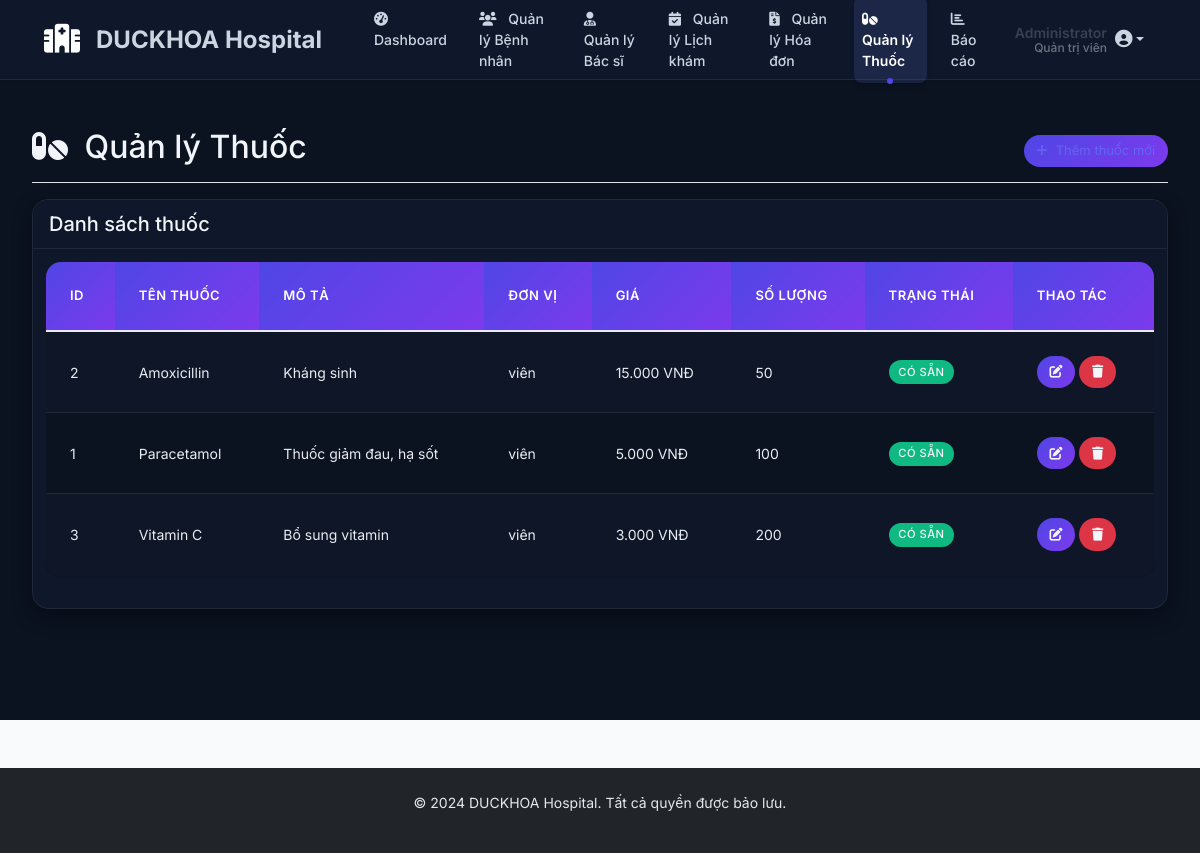
Screenshot of /admin/manage_medicines.php (signed in) with the database file from the repository.
### tables this page shows
CREATE TABLE medicines (
    id INT AUTO_INCREMENT PRIMARY KEY,
    name VARCHAR(100) NOT NULL,
    description TEXT,
    price DECIMAL(10,2) NOT NULL,
    stock_quantity INT DEFAULT 0,
    unit VARCHAR(20),
    status ENUM('available', 'out_of_stock') DEFAULT 'available',
    created_at TIMESTAMP DEFAULT CURRENT_TIMESTAMP
);

### includes/functions.php (called while the page is built, shortened)
<?php
function formatCurrency($amount) {
    return number_format($amount, 0, ',', '.') . ' VNĐ';
}
?>

### admin/manage_medicines.php (the view, shortened to what this page needs)
<?php
require_once '../config/db.php';
require_once '../includes/functions.php';
include '../includes/header.php';
include '../includes/top_navbar.php';
?>
<div class="container-fluid">
    <div class="row">
        <div class="col-12 main-content">
            <div class="d-flex justify-content-between flex-wrap flex-md-nowrap align-items-center pt-3 pb-2 mb-3 border-bottom">
                <h1 class="h2">
                    <i class="fas fa-pills me-2"></i>
                    Quản lý Thuốc
                </h1>
                <div class="btn-toolbar mb-2 mb-md-0">
                    <a href="add_medicine.php" class="btn btn-primary">
                        <i class="fas fa-plus me-2"></i>Thêm thuốc mới
                    </a>
                </div>
            </div>
            <div class="card">
                <div class="card-header">
                    <h5 class="mb-0">Danh sách thuốc</h5>
                </div>
                <div class="card-body">
                    <div class="table-responsive">
                        <table class="table table-striped">
                            <thead>
                                <tr>
                                    <th>ID</th>
                                    <th>Tên thuốc</th>
                                    <th>Mô tả</th>
                                    <th>Đơn vị</th>
                                    <th>Giá</th>
                                    <th>Số lượng</th>
                                    <th>Trạng thái</th>
                                    <th>Thao tác</th>
                                </tr>
                            </thead>
                            <tbody>
                                <?php
                                $sql = "SELECT * FROM medicines ORDER BY name ASC";
                                $result = $conn->query($sql);
                                if ($result && $result->num_rows > 0) {
                                    while($row = $result->fetch_assoc()) {
                                        echo "<tr>";
                                        echo "<td>" . $row['id'] . "</td>";
                                        echo "<td>" . htmlspecialchars($row['name']) . "</td>";
                                        echo "<td>" . htmlspecialchars($row['description'] ?? '') . "</td>";
                                        echo "<td>" . htmlspecialchars($row['unit'] ?? '') . "</td>";
                                        echo "<td>" . formatCurrency($row['price']) . "</td>";
                                        echo "<td>" . $row['stock_quantity'] . "</td>";
                                        echo "<td>";
                                        if ($row['stock_quantity'] > 0) {
                                            echo "<span class='badge bg-success'>Có sẵn</span>";
                                        } else {
                                            echo "<span class='badge bg-danger'>Hết hàng</span>";
                                        }
                                        echo "</td>";
                                        echo "<td>";
                                        echo "<a href='edit_medicine.php?id=" . $row['id'] . "' class='btn btn-sm btn-primary me-1'><i class='fas fa-edit'></i></a>";
                                        echo "<a href='delete_medicine.php?id=" . $row['id'] . "' class='btn btn-sm btn-danger' onclick='return confirm(\"Bạn có chắc muốn xóa?\")'><i class='fas fa-trash'></i></a>";
                                        echo "</td>";
                                        echo "</tr>";
                                    }
                                } else {
                                    echo "<tr><td colspan='8' class='text-center'>Không có thuốc nào</td></tr>";
                                }
                                ?>
                            </tbody>
                        </table>
                    </div>
                </div>
            </div>
        </div>
    </div>
</div>
<?php include '../includes/footer.php'; ?>

### rows the page displays
medicines: id "2", name "Amoxicillin", description "Kháng sinh", unit "viên", price "15.000 VNĐ", stock_quantity "50", shows "CÓ SẴN"
medicines: id "1", name "Paracetamol", description "Thuốc giảm đau, hạ sốt", unit "viên", price "5.000 VNĐ", stock_quantity "100", shows "CÓ SẴN"
medicines: id "3", name "Vitamin C", description "Bổ sung vitamin", unit "viên", price "3.000 VNĐ", stock_quantity "200", shows "CÓ SẴN"

### other values shown
$item['text'] "Dashboard"
$item['text'] "Quản lý Bệnh nhân"
$item['text'] "Quản lý Bác sĩ"
$item['text'] "Quản lý Lịch khám"
$item['text'] "Quản lý Hóa đơn"
$item['text'] "Quản lý Thuốc"
$item['text'] "Báo cáo"
$user_name "Administrator"
$role_text "Quản trị viên"
